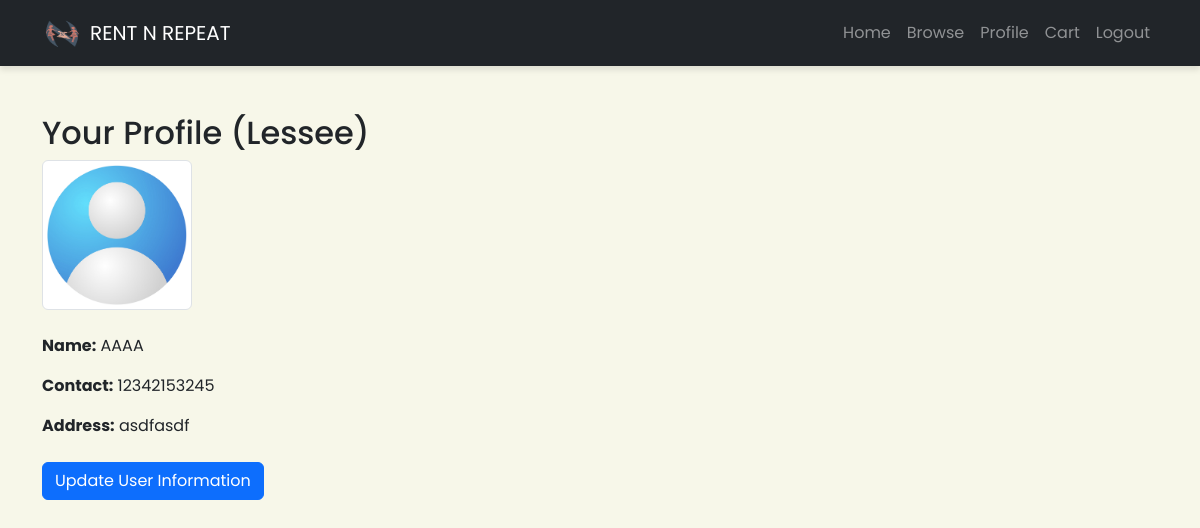
The app's page /Rent_N_Repeat/temp.php (signed in) with its own data.
### tables this page shows
CREATE TABLE `lessee` (
  `user_id` int(8) NOT NULL,
  `nid` int(10) NOT NULL,
  `name` varchar(100) NOT NULL,
  `email` varchar(100) NOT NULL,
  `contact_no` varchar(11) NOT NULL,
  `address` varchar(500) NOT NULL,
  `password` varchar(300) NOT NULL,
  `profile_image` varchar(255) DEFAULT './uploads/default-pfp.jpg'
);

### Rent_N_Repeat/temp.php (the view, shortened to what this page needs)
<?php
include('db_connect.php');
$user_id = $_SESSION['user_id'];
$role = $_SESSION['role'];
if ($role == 'lessor') {
    $query = "SELECT * FROM lessor WHERE user_id = ?";
} else {
    $query = "SELECT * FROM lessee WHERE user_id = ?";
}
$stmt = mysqli_prepare($conn, $query);
mysqli_stmt_bind_param($stmt, "i", $user_id);
mysqli_stmt_execute($stmt);
$result = mysqli_stmt_get_result($stmt);
$user = mysqli_fetch_assoc($result);
?>
<!DOCTYPE html>
<html lang="en">
<head>
    <link href="https://stackpath.bootstrapcdn.com/bootstrap/4.5.2/css/bootstrap.min.css" rel="stylesheet">
    <link href="https://cdn.jsdelivr.net/npm/bootstrap@5.3.3/dist/css/bootstrap.min.css" rel="stylesheet">
</head>
<body>
    <?php include('navbar.php'); ?>
    <div class="container mt-5">
        <h2>Your Profile (<?php echo ucfirst($role); ?>)</h2>
        <div class="mb-4">
            <img src="<?php echo htmlspecialchars($user['profile_image']); ?>" alt="Profile Picture" class="img-thumbnail" width="150" height="150">
        </div>
        <div class="mb-4">
            <p><strong>Name:</strong> <?php echo htmlspecialchars($user['name']); ?></p>
            <p><strong>Contact:</strong> <?php echo htmlspecialchars($user['contact_no']); ?></p>
            <p><strong>Address:</strong> <?php echo htmlspecialchars($user['address']); ?></p>
        </div>
        <button class="btn btn-primary mb-3" data-toggle="modal" data-target="#updateInfoModal">Update User Information</button>
    </div>
</body>
</html>

### Rent_N_Repeat/new_style.css (style rules this page uses)
* { font-family: "poppins", "Segoe UI", Tahoma, Geneva, Verdana, sans-serif !important; }
body { background-color: rgb(247, 247, 233) !important; }

### records on screen
lessee: profile_image (placeholder picture), name "AAAA", contact_no "12342153245", address "asdfasdf"

### other values on screen
$role "Lessee"
